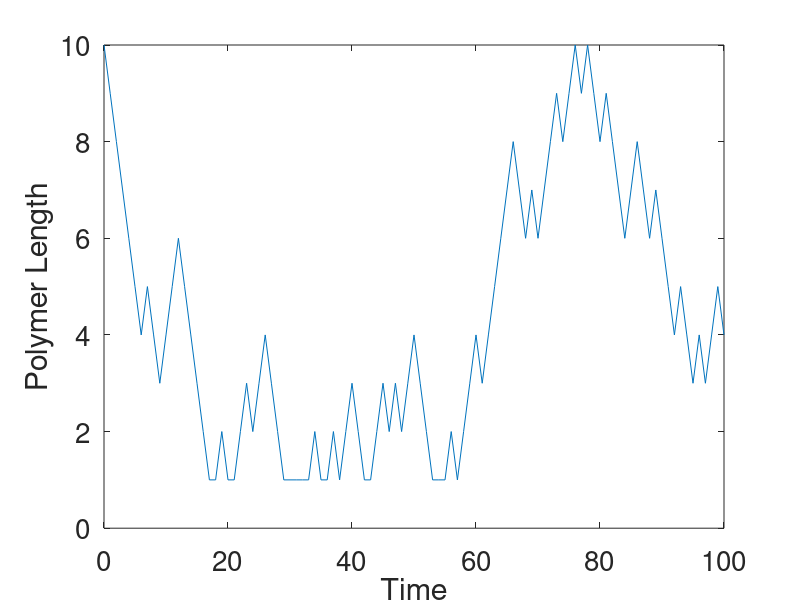
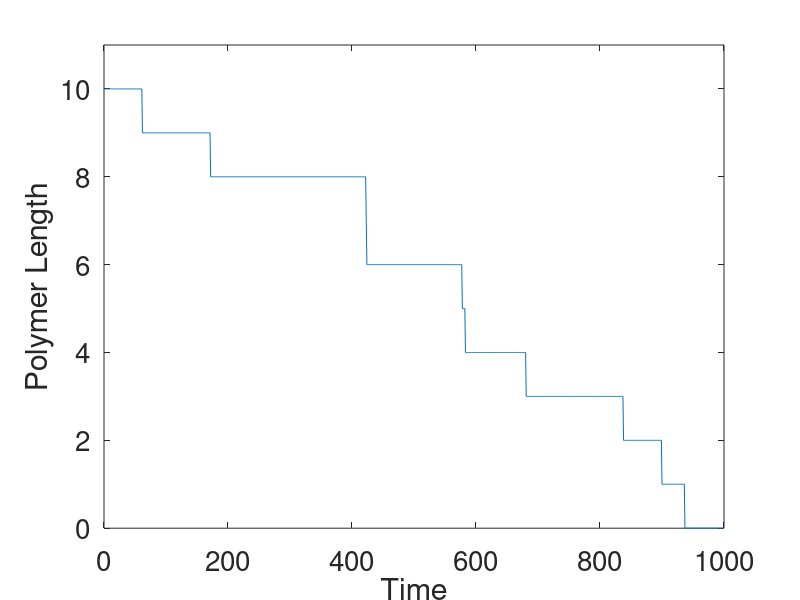

MATLAB code for these plots, in order: (Note: this script raises an error after producing the figures.)
length(1) = 10;
t_end = 100

for t = 1:t_end
    r = randi(2);
    r = r-1;
    if (r == 0) && (length(t) >1)
        length(t+1) = length(t) -1;
    elseif (r == 1) 
        length(t+1) = length(t) +1;        
    elseif (r == 0) && (length(t) <=1)
        length(t+1) = length(t)
    end
end

figure;
plot([0:t_end],length);
xlabel('Time'); ylabel('Polymer Length');
set(gca, 'fontsize', 20);



%%
% p=r*dt for monte carlo

steps = 1000;
length(1) = 10;

kon = .41287629312;
koff = .3000293846237;
dt = (1/max(kon,koff))*(1/100);
pon = kon*dt;
poff = koff*dt;

on_happens =0
off_happens =0

for t = 1:steps
    
    if rand() < pon
        length(t+1) = length(t)+1;
        on_happens = 1;
    end
    if rand() < poff
        length(t+1) = length(t)-1;
        off_happens = 1;
    else 
        length(t+1) = length(t);
    end
end

%disp(p/steps)

figure;
plot([0:steps],length);
xlabel('Time'); ylabel('Polymer Length');
set(gca, 'fontsize', 20, 'Ylim', [0 max(length)*1.1]);


%%
% make a gamma, exponential, and Weibull distributions 
% on top of the histogram formed by actin_lengths.mat

load('actin_lengths.mat')
histogram(sizes, 'Normalization', 'pdf')
ylabel('Number of filaments')
xlabel('Length (nm)')

% norm = normpdf([1:1000]);
gam = gampdf([1:150],8,4);
wbl = wblpdf([1:150],33.5,3);
hold on;
plot([1:150],gam);
hold on;
plot([1:150],wbl);



%%

[f,x]=ecdf(sizes);

% gamma distribution
gamsse=@(params)sumsquarederrors(@gamcdf,params,sizes);
start_params = [8, 4];
bestgamcdf = fminsearch(gamsse,start_params);

%weibull distribution
wblsse=@(params)sumsquarederrors(@wblcdf,params,sizes);
start_params = [33.5, 3];
bestwblcdf = fminsearch(wblsse,start_params);

figure;
stairs(x,f, 'DisplayName', 'Sizes Data'); hold on;
xlabel('Length (nm)'); ylabel('Cumulative Probability')
plot(x,gamcdf(x, bestgamcdf(1), bestgamcdf(2)), 'DisplayName', 'Gamma Fit'); hold on;
plot(x,wblcdf(x, bestwblcdf(1), bestwblcdf(2)), 'DisplayName', 'Weibull Fit'); hold off
legend;

function sse = sumsquarederrors(fun,params,sizes)
    [f,x]=ecdf(sizes);
    y=fun(x,params(1),params(2));
    sse=sum((y-f).^2);
end
